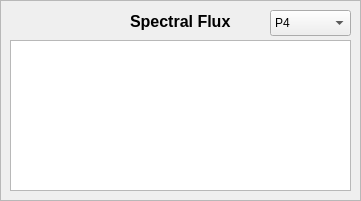
   <widget class="QWidget" name="widget_spectralFlux" native="true">
    <property name="geometry">
     <rect>
      <x>690</x>
      <y>20</y>
      <width>361</width>
      <height>201</height>
     </rect>
    </property>
    <widget class="QFrame" name="frame_spectralFlux">
     <property name="geometry">
      <rect>
       <x>0</x>
       <y>0</y>
       <width>361</width>
       <height>201</height>
      </rect>
     </property>
     <property name="frameShape">
      <enum>QFrame::StyledPanel</enum>
     </property>
     <property name="frameShadow">
      <enum>QFrame::Raised</enum>
     </property>
     <widget class="QGraphicsView" name="graphics_spectralFlux">
      <property name="geometry">
       <rect>
        <x>10</x>
        <y>40</y>
        <width>341</width>
        <height>151</height>
       </rect>
      </property>
     </widget>
     <widget class="QLabel" name="label_spectralFlux">
      <property name="geometry">
       <rect>
        <x>130</x>
        <y>6</y>
        <width>101</width>
        <height>31</height>
       </rect>
      </property>
      <property name="font">
       <font>
        <pointsize>12</pointsize>
       </font>
      </property>
      <property name="text">
       <string>&lt;html&gt;&lt;head/&gt;&lt;body&gt;&lt;p&gt;&lt;span style=&quot; font-weight:600;&quot;&gt;Spectral Flux&lt;/span&gt;&lt;/p&gt;&lt;/body&gt;&lt;/html&gt;</string>
      </property>
     </widget>
     <widget class="QComboBox" name="dropDown_spectralFlux">
      <property name="geometry">
       <rect>
        <x>270</x>
        <y>10</y>
        <width>81</width>
        <height>26</height>
       </rect>
      </property>
      <item>
       <property name="text">
        <string>P4</string>
       </property>
      </item>
      <item>
       <property name="text">
        <string>N3</string>
       </property>
      </item>
      <item>
       <property name="text">
        <string>P3</string>
       </property>
      </item>
      <item>
       <property name="text">
        <string>N2</string>
       </property>
      </item>
      <item>
       <property name="text">
        <string>AN4</string>
       </property>
      </item>
      <item>
       <property name="text">
        <string>N5</string>
       </property>
      </item>
      <item>
       <property name="text">
        <string>N4</string>
       </property>
      </item>
      <item>
       <property name="text">
        <string>AN5</string>
       </property>
      </item>
      <item>
       <property name="text">
        <string>N6</string>
       </property>
      </item>
      <item>
       <property name="text">
        <string>AN1</string>
       </property>
      </item>
      <item>
       <property name="text">
        <string>AN6</string>
       </property>
      </item>
      <item>
       <property name="text">
        <string>N1</string>
       </property>
      </item>
      <item>
       <property name="text">
        <string>AN2</string>
       </property>
      </item>
      <item>
       <property name="text">
        <string>P2</string>
       </property>
      </item>
      <item>
       <property name="text">
        <string>AN3</string>
       </property>
      </item>
      <item>
       <property name="text">
        <string>P1</string>
       </property>
      </item>
     </widget>
    </widget>
   </widget>
